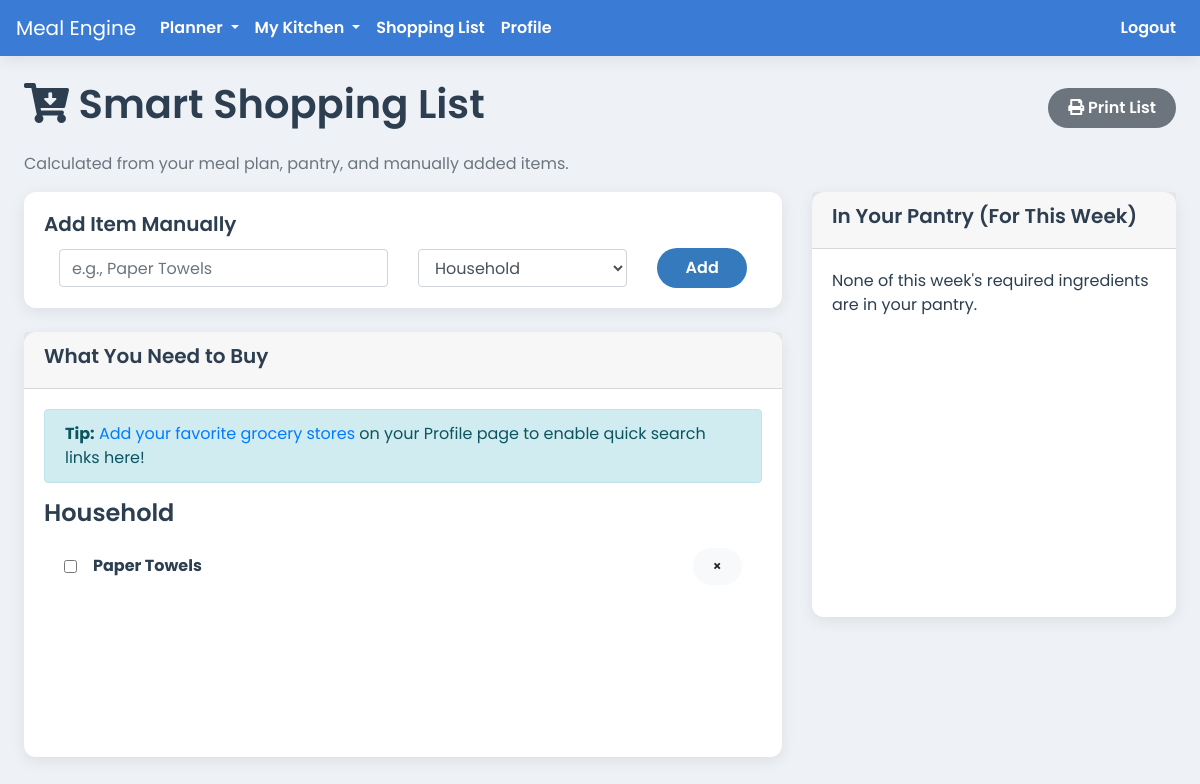
/shopping-list (signed in), run on an earlier commit of the app's database.
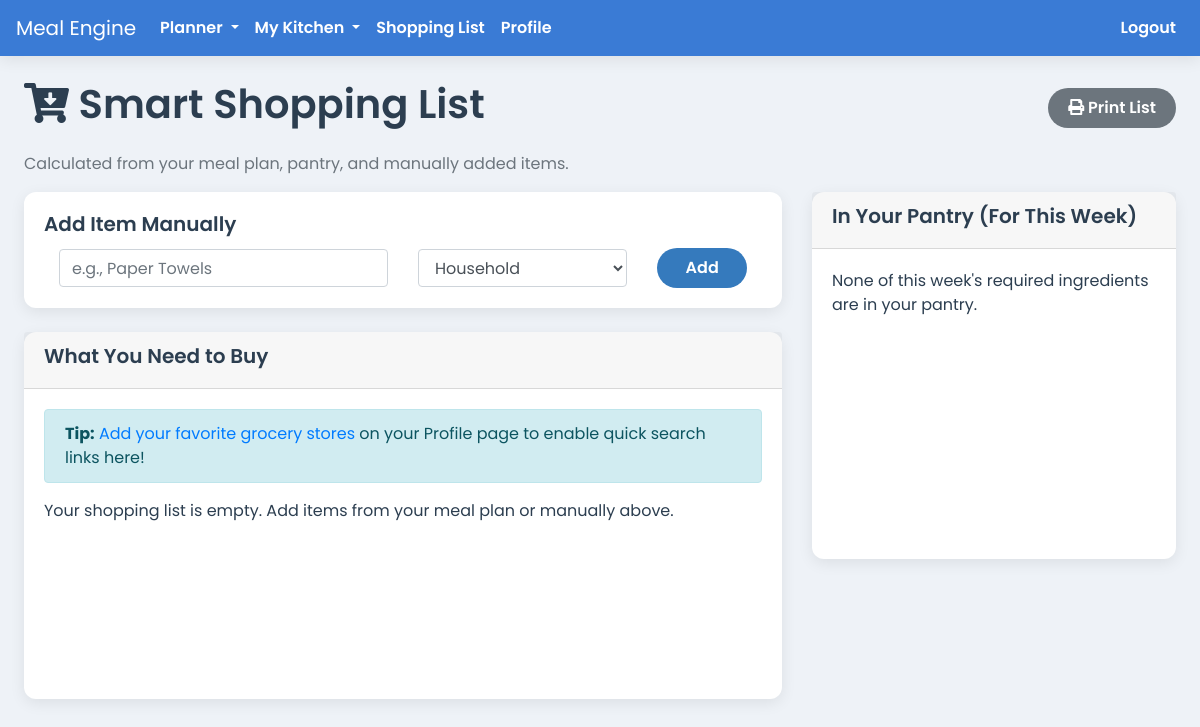
And on a later commit of the database.
### app.py (models this page shows)
class ShoppingListItem(db.Model):
    id = db.Column(db.Integer, primary_key=True)
    household_id = db.Column(db.Integer, db.ForeignKey('household.id'), nullable=False)
    name = db.Column(db.String(150), nullable=False)
    category = db.Column(db.String(100), nullable=False, default='Other')
    is_checked = db.Column(db.Boolean, default=False)

### app.py (the view, shortened to what this page needs)
@app.route('/shopping-list', methods=['GET', 'POST'])
@login_required
def shopping_list():
    today = date.today()
    end_date_for_shopping = today + timedelta(days=6)
    all_planned_meals = MealPlan.query.filter(
        MealPlan.household_id == current_user.household_id,
        MealPlan.recipe_id.isnot(None),
        MealPlan.meal_date.between(today, end_date_for_shopping)
    ).all()
    manual_items = ShoppingListItem.query.filter_by(household_id=current_user.household_id).all()
    required = {}
    pantry_stock = {item.ingredient_id: item for item in PantryItem.query.filter_by(household_id=current_user.household_id).all()}
    to_buy = {}
    in_pantry = {}
    grouped_list = {}
    for name, details in to_buy.items():
        category = details.get('category', 'Other')
        if category not in grouped_list:
            grouped_list[category] = {}
        grouped_list[category][name] = details
    for item in manual_items:
        category = item.category
        if category not in grouped_list:
            grouped_list[category] = {}
        grouped_list[category][item.name] = {'quantity': None, 'units': [], 'note': 'Manually added', 'manual_id': item.id}
    stores = GroceryStore.query.filter_by(household_id=current_user.household_id).order_by(GroceryStore.name).all()
    return render_template('shopping_list.html',
                           grouped_list=grouped_list,
                           ingredients_in_pantry=in_pantry,
                           stores=stores)

### app.py (called while the page is built)
@app.before_request
def before_request():
    g.current_month_name = date.today().strftime('%B')

@login_manager.user_loader
def load_user(user_id):
    return db.session.get(User, int(user_id))

### templates/shopping_list.html (shortened to what the changed rows need)
{% extends 'base.html' %}
{% block content %}
<div class="printable-content">
  <div class="d-flex justify-content-between align-items-center mb-3">
    <h1><i class="fas fa-cart-arrow-down"></i> Smart Shopping List</h1>
  </div>
  <div class="row">
    <div class="col-md-8">
      <div class="card h-100">
        <div class="card-body">
          {% if not stores %}
            <div class="alert alert-info no-print">
              <strong>Tip:</strong> <a href="{{ url_for('profile') }}">Add your favorite grocery stores</a> on your Profile page to enable quick search links here!
            </div>
          {% endif %}
          {% if grouped_list %}
            {% for aisle, items in grouped_list.items()|sort %}
              <h4 class="mt-3">{{ aisle }}</h4>
              <ul class="list-group list-group-flush">
                {% for name, details in items.items() %}
                  <li class="list-group-item shopping-item d-flex align-items-center">
                    <input type="checkbox" class="mr-3 item-checkbox">
                    <span class="item-text flex-grow-1">
                      {% if details.manual_id %}
                        <strong>{{ name }}</strong>
                      {% else %}
                        {% if details.quantity %}
                          Buy <strong>{{ "%.2f"|format(details.quantity) }}</strong> {{ details.units|select|join(', ') }} of <strong>{{ name }}</strong>
                        {% else %}
                          <strong>{{ name }}</strong>
                        {% endif %}
                      {% endif %}
                    </span>
                    {% if details.manual_id %}
                      <form method="POST" action="{{ url_for('shopping_list') }}" class="ml-2 no-print">
                        <button type="submit" class="btn btn-light btn-sm" title="Delete Item">&times;</button>
                      </form>
                    {% endif %}
                  </li>
                {% endfor %}
              </ul>
            {% endfor %}
          {% else %}
            <p>Your shopping list is empty. Add items from your meal plan or manually above.</p>
          {% endif %}
        </div>
      </div>
    </div>
  </div>
</div>
{% endblock %}

What changed in the data, as far as the page shows it:
removed ShoppingListItem: category "Household", name "Paper Towels"
Also different on the page:
text now shown: "Your shopping list is empty. Add items from your meal plan or manually above."
